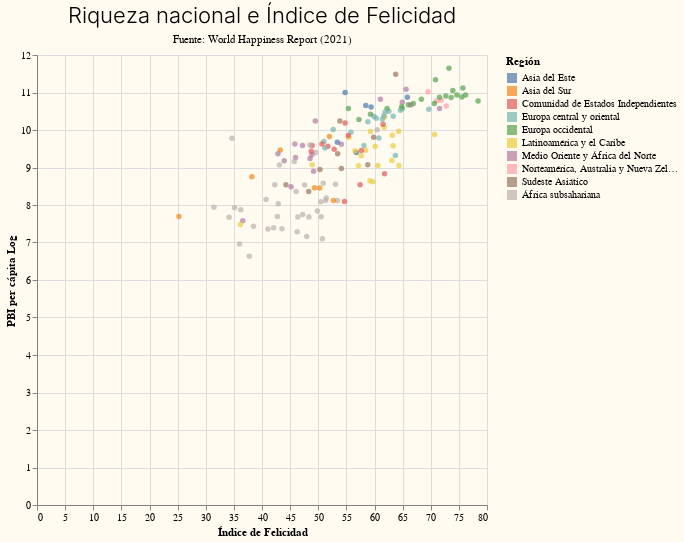

The cell this chart's notebook holds for it:
### Code cell
G1=alt.Chart(WHI).mark_point(filled=True).encode(
    x= alt.X('Puntaje escala 100:Q', title='Índice de Felicidad'),
    y= alt.Y('PBI per cápita Log:Q', title='PBI per cápita Log'),
    tooltip= ['País', 'Puntaje escala 100', 'PBI per cápita Log'],
    color= alt.Color('Región:N')
).interactive().properties(
    width=450,
    height=450,
    title={
      "text": ["Riqueza nacional e Índice de Felicidad"], 
      "subtitle": ["Fuente: World Happiness Report (2021)"],
      "color": "Black",
      "subtitleColor": "Black"}
)

G1.configure_axis(
    labelFont= 'Playfair Display',
    labelFontSize=12,
    labelColor= 'Black',
    titleFont= 'Playfair Display',
    titleFontSize=14
)

G1.configure_title(
    fontSize=22,
    font='Bree Serif',
    align= 'center',
    anchor='middle',
    subtitleFontSize=11,
    subtitleFont= 'Spectral',
    subtitlePadding= 6
)

### Figure 1 — Vega-Lite specification as saved in the notebook (floating-point values rounded to 4 significant figures; data arrays with more than 128 entries replaced by an {"elided": "..."} marker saying what was removed)
{"config": {"title": {"font": "Bree Serif", "fontSize": 22, "fontWeight": 300, "offset": 0, "anchor": "middle", "align": "center", "subtitleFont": "Spectral", "subtitleFontSize": 11, "subtitlePadding": 6}, "axis": {"labelFont": "Bree Serif, Serif", "fontSize": "Bree Serif, Serif", "titleFont": "Bree Serif, Serif", "domainColor": "gray"}, "header": {"labelFont": "Bree Serif, Serif", "titleFont": "Bree Serif, Serif"}, "legend": {"labelFont": "Spectral", "fontSize": 12, "titleFont": "Spectral", "symbolType": "square", "padding": 1}, "background": "#fffbf0"}, "data": {"name": "data-d7247407c3967401fb1827bf00a7fc40"}, "mark": {"type": "point", "filled": true}, "encoding": {"color": {"type": "nominal", "field": "Región"}, "tooltip": [{"type": "nominal", "field": "País"}, {"type": "quantitative", "field": "Puntaje escala 100"}, {"type": "quantitative", "field": "PBI per cápita Log"}], "x": {"type": "quantitative", "field": "Puntaje escala 100", "title": "Índice de Felicidad"}, "y": {"type": "quantitative", "field": "PBI per cápita Log", "title": "PBI per cápita Log"}}, "height": 450, "selection": {"selector001": {"type": "interval", "bind": "scales", "encodings": ["x", "y"]}}, "title": {"text": ["Riqueza nacional e Índice de Felicidad"], "subtitle": ["Fuente: World Happiness Report (2021)"], "color": "Black", "subtitleColor": "Black"}, "width": 450, "$schema": "https://vega.github.io/schema/vega-lite/v4.8.1.json", "datasets": {"data-d7247407c3967401fb1827bf00a7fc40": {"elided": "149 records"}}}
